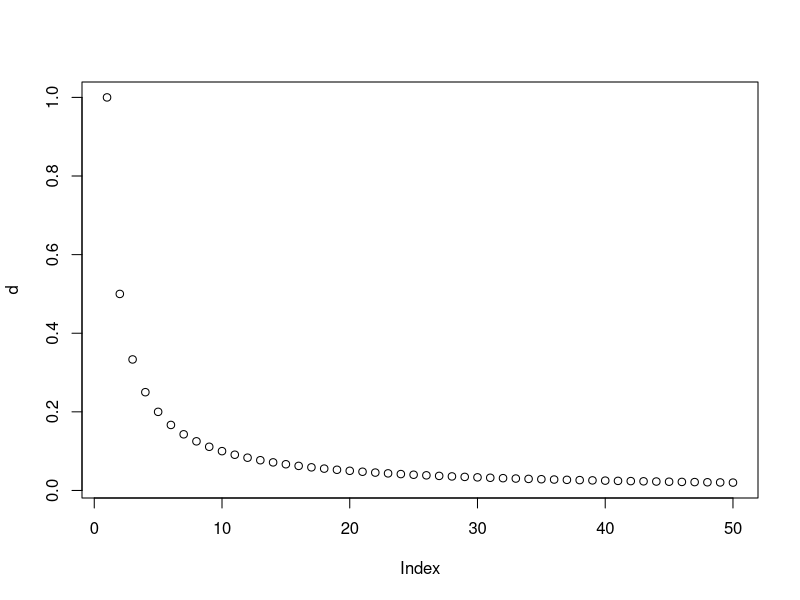
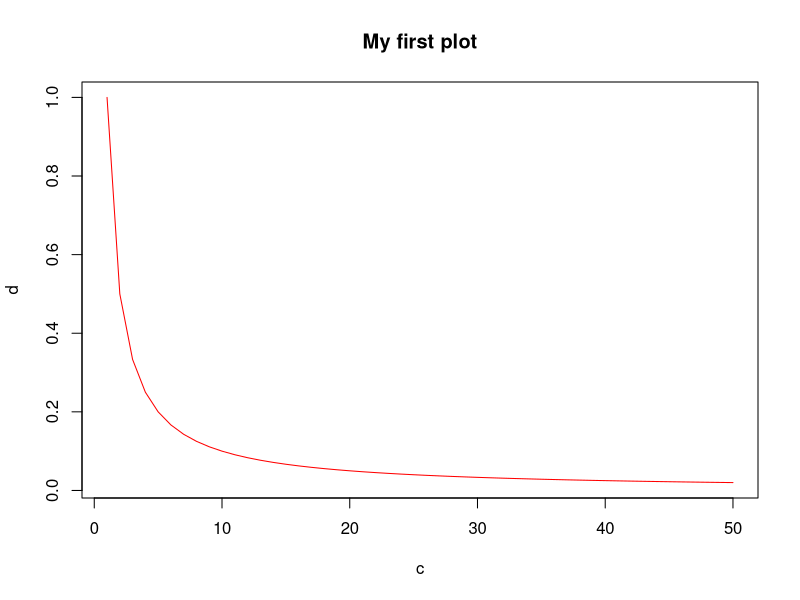
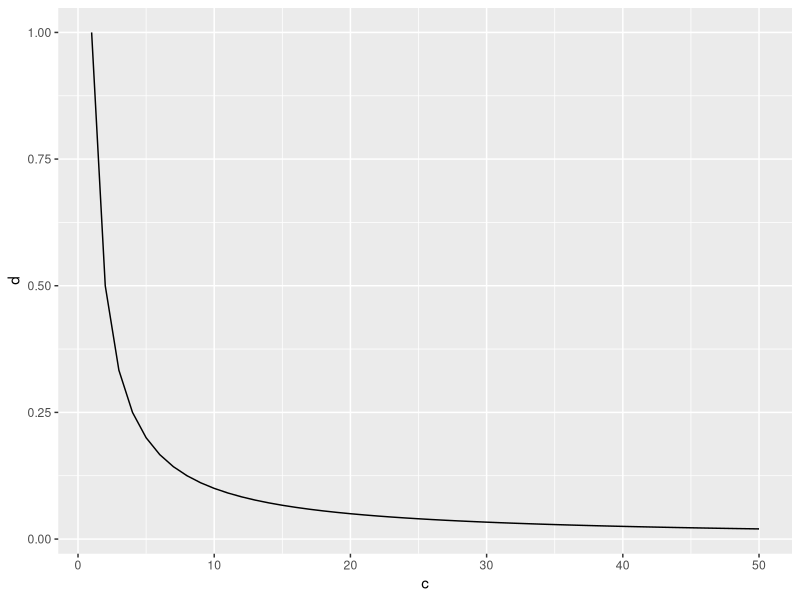
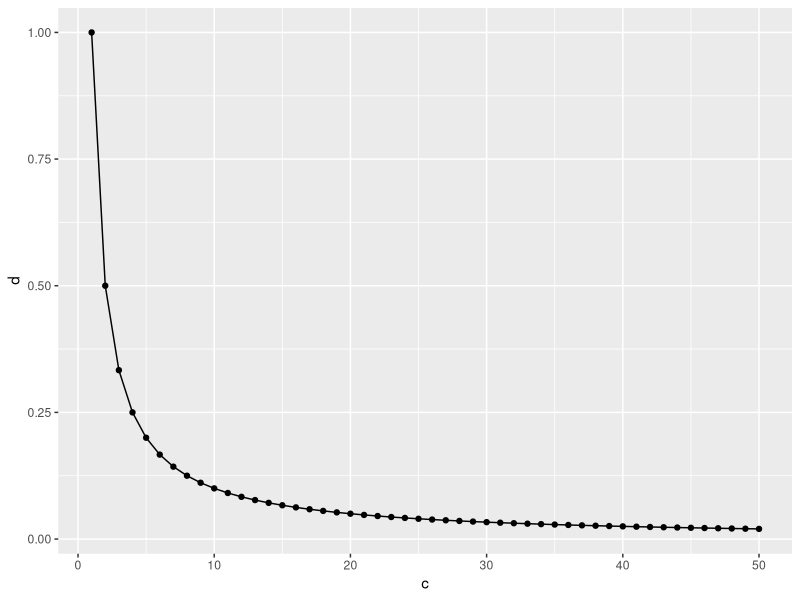
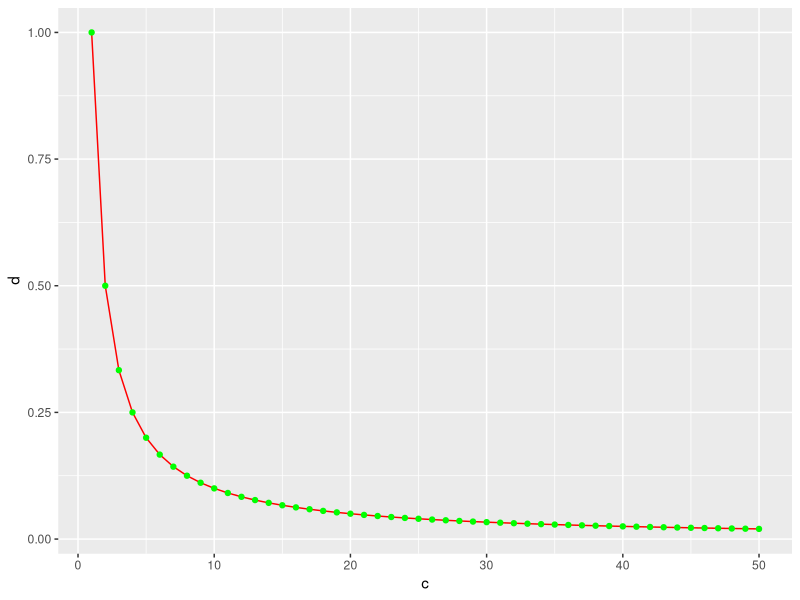

Here is the R script that generated these plots, in order:
## ---- chunk 1
x <- c(1,2,3,4,5,6,7,8,9,10)
## ---- chunk 2
x
## ---- chunk 3
x <- c(1,2,3,4,5,6,7,8,9,10) # This is a comment.
## ---- chunk 4
x <- 1:10
x
## ---- chunk 5
y <- 5:-5
y
## ---- chunk 6
a <- seq(0,100,by=10)
a
## ---- chunk 7
a <- seq(3,978,length=53)
a
## ---- chunk 8
g <- 1:5
g
## ---- chunk 9
g = 1:5
g
## ---- chunk 10
c <- 1:50 #make a vector c ranging from 1:50
d <- 1/c  #make a vector d by dividing 1 by c
d
## ---- chunk 11
plot(d)
## ---- chunk 12
plot(d,ty="l",col="red",xlab="c",ylab="d",main="My first plot")
## ---- chunk 13
library(ggplot2)
## ---- chunk 14
df <- data.frame(c=c,d=d)
## ---- chunk 15
df[1:5,]
## ---- chunk 16
ggplot(data=df, aes(x=c, y=d)) +geom_line()
## ---- chunk 17
ggplot(data=df, aes(x=c, y=d)) +geom_line()+geom_point()
## ---- chunk 18
ggplot(data=df, aes(x=c, y=d)) +geom_line(color="red")+geom_point(color="green")
## ---- chunk 19
mean(d) # calculate the mean of the vector
sd(d) # the standard deviation
